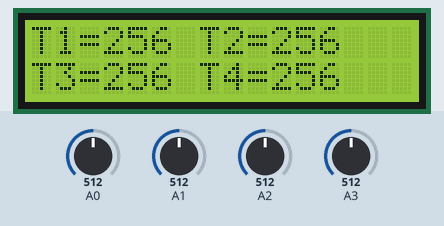
This sketch was run on a simulated Arduino Uno, built with avr-gcc and run on an emulated ATmega328P. Parts: 16×2 character LCD. The test bench sets the inputs (shaded band); at power-on: A0 = 512, A1 = 512, A2 = 512, A3 = 512.

Above: at 2.2 s.
2.3 s: A0 set to 716
At 3.2 s:
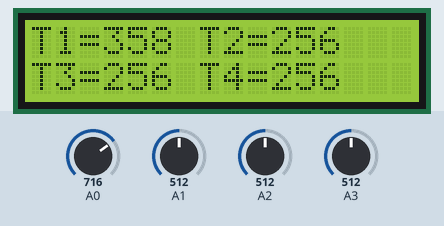
4.3 s: A1 set to 716
At 6.8 s:
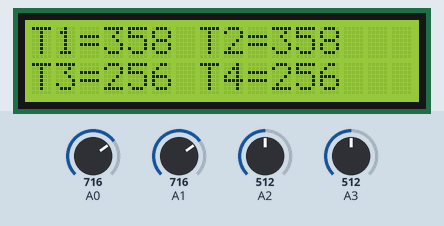
7.1 s: A2 set to 716
At 9.4 s:
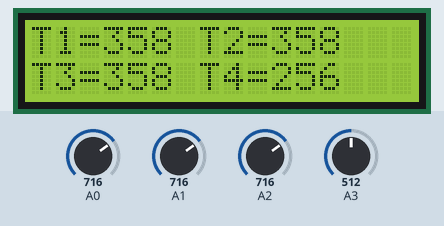
9.9 s: A3 set to 716
At 11.9 s:
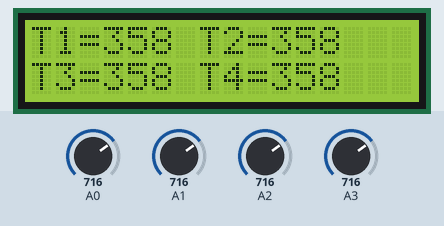
12.7 s: A0 set to 992
At 15.3 s:
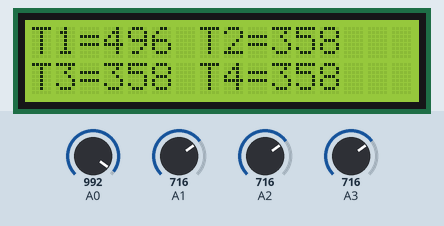
15.6 s: A1 set to 992
At 18.0 s:
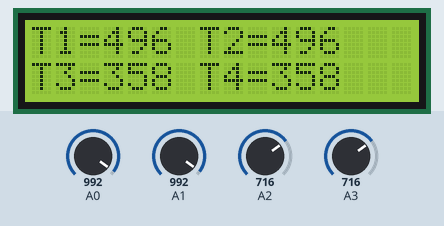
Timing chart, 0 to 19.4 s (numbered marks = the images above; inputs shaded):
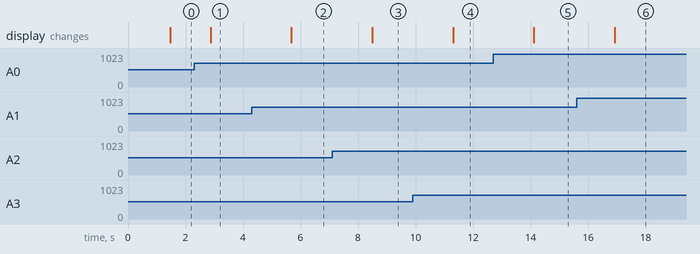

The sketch:

4Ch_LM35.ino
```cpp
#include <LiquidCrystal.h>
LiquidCrystal lcd(2, 3, 4, 5, 6, 7);
int adc,T1,T2,T3,T4;

void setup(){
  lcd.begin(16, 2);
  delay(1000);
}

void loop(){
  adc = analogRead(0);
  T1=(adc*5)/10;
  delay(100);
  adc = analogRead(1);
  T2=(adc*5)/10;
  delay(100);
  adc = analogRead(2);
  T3=(adc*5)/10;
  delay(100);
  adc = analogRead(3);
  T4=(adc*5)/10;
  delay(100);

  lcd.setCursor(0, 0);
  lcd.print("T1=");
  lcd.print(T1);
  lcd.print(" T2=");
  lcd.print(T2);
  lcd.setCursor(0, 1);
  lcd.print("T3=");
  lcd.print(T3);
  lcd.print(" T4=");
  lcd.print(T4);
  delay(1000);
}
```

Measured:
- after the input at 2.3 s, the display: changes after 0.57 s (image 1)
- after the input at 4.3 s, the display: changes after 1.4 s (image 2)
- after the input at 7.1 s, the display: changes after 1.4 s (image 3)
- after the input at 9.9 s, the display: changes after 1.4 s (image 4)
- after the input at 12.7 s, the display: changes after 1.4 s (image 5)
- after the input at 15.6 s, the display: changes after 1.3 s (image 6)
